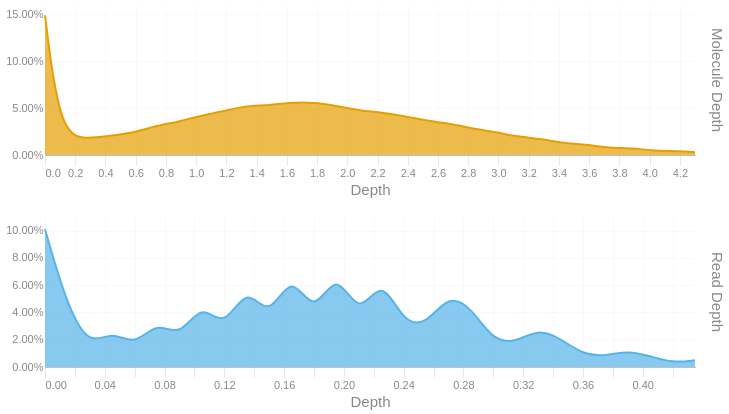

The cell this chart's notebook holds for it:
### Code cell
readdep = depth_hist(tb['Read Depth'], q99, 3)
readdep = readdep.with_columns(pl.lit('Read Depth').alias('Metric'))
if not SKIPLR:
    moldep = depth_hist(tb['Molecule Depth'], mol_q99, 1)
    moldep = moldep.with_columns(pl.lit('Molecule Depth').alias('Metric'))
    _hist = pl.concat([readdep, moldep])
    _hist = _hist.filter(pl.col('Proportion') != 0)
    with SafeRender(_hist):
        (
            alt.Chart(_hist)        
            .mark_area(interpolate = "basis")
            .encode(
                x=alt.X('Bin:Q').scale(domainMin=0).axis(alt.Axis(title='Depth')),
                y = alt.Y('Proportion:Q', title = None).axis(format = '.2%'),
                color = alt.Color('Metric:N').legend(None),
                row = alt.Row("Metric:N").header(title = None, labelOrient = 'right'),
                tooltip = [
                    alt.Tooltip("Metric:N", title = "Metric"),
                    alt.Tooltip('Interval:N', title = "Depth Interval"),
                    alt.Tooltip('Proportion:Q', title = "% Alignments").format('.2%')
                ]
            )
            .resolve_scale(x='independent', y='independent')
            .properties(
                height = 150, width = 650,
                usermeta={'embedOptions': {'downloadFileName': f'{samplename}.depth.hist'}}
            )
        ).display()
else:
    readdep = readdep.filter(pl.col('Proportion') != 0)
    with SafeRender(readdep):
        (
            alt.Chart(readdep)        
            .mark_area(interpolate = "basis")
            .encode(
                x=alt.X('Bin:Q').scale(domainMin=0).axis(alt.Axis(title='Depth')),
                y = alt.Y('Proportion:Q', title = None).axis(format = '.2%'),
                tooltip = [
                    alt.Tooltip('Interval:N', title = "Depth Interval"),
                    alt.Tooltip('Proportion:Q', title = "% Alignments").format('.2%')
                ]
            )
            .properties(
                usermeta={'embedOptions': {'downloadFileName': f'{samplename}.depth.hist'}}
            )
        ).display()

### Figure 1 — Vega-Lite specification as saved in the notebook (floating-point values rounded to 4 significant figures)
{"width": 650, "height": 150, "config": {"title": {"anchor": "start", "dy": -15, "fontSize": 18, "color": "#888888", "subtitleColor": "#888888", "subtitleFontSize": 14}, "arc": {"fill": "#0072B2"}, "axis": {"domainColor": "#888888", "domainWidth": 0.5, "gridWidth": 0.2, "grid": false, "titleFontWeight": 400, "titleFontSize": 15, "labelFontSize": 11, "labelColor": "#888888", "tickColor": "#888888", "tickWidth": 0.2, "titleColor": "#888888"}, "axisBand": {"grid": false}, "axisX": {"grid": true, "tickSize": 10, "domainCap": "round"}, "axisY": {"domain": false, "grid": true, "tickSize": 0, "domainCap": "round"}, "background": "transparent", "header": {"labelFontSize": 15, "labelColor": "#888888", "titleFontSize": 15, "titleFontWeight": 600, "titleColor": "#888888"}, "legend": {"labelFont": "sans-serif", "labelFontSize": 12, "labelColor": "#888888", "symbolSize": 100, "symbolType": "circle", "titleFontSize": 12, "titlePadding": 10, "titleColor": "#888888", "title": null}, "range": {"category": ["#E69F00", "#56B4E9", "#009E73", "#F0E442", "#0072B2", "#D55E00", "#CC79A7", "#000000"], "diverging": ["#cfe8f3", "#a2d4ec", "#73bfe2", "#46abdb", "#1696d2", "#12719e"]}, "area": {"fill": "#0072B2", "fillOpacity": 0.7, "line": true, "strokeOpacity": 0.7}, "line": {"color": "#0072B2", "stroke": "#0072B2", "strokeWidth": 2}, "trail": {"color": "#0072B2", "stroke": "#0072B2", "strokeWidth": 0, "size": 1}, "point": {"filled": true, "fillOpacity": 1.0, "size": 95}, "text": {"color": "#888888", "fontSize": 11, "align": "right", "fontWeight": 400, "size": 11}, "bar": {"fill": "#0072B2", "stroke": null}, "view": {"stroke": null, "continuousWidth": 660, "continuousHeight": 400}}, "data": {"name": "data-6ec628fc675d78980f2bd6aa5ae55efb"}, "mark": {"type": "area", "interpolate": "basis"}, "encoding": {"color": {"field": "Metric", "legend": null, "type": "nominal"}, "row": {"field": "Metric", "header": {"title": null, "labelOrient": "right"}, "type": "nominal"}, "tooltip": [{"field": "Metric", "title": "Metric", "type": "nominal"}, {"field": "Interval", "title": "Depth Interval", "type": "nominal"}, {"field": "Proportion", "format": ".2%", "title": "% Alignments", "type": "quantitative"}], "x": {"axis": {"title": "Depth"}, "field": "Bin", "scale": {"domainMin": 0}, "type": "quantitative"}, "y": {"axis": {"format": ".2%"}, "field": "Proportion", "title": null, "type": "quantitative"}}, "resolve": {"scale": {"x": "independent", "y": "independent"}}, "usermeta": {"embedOptions": {"downloadFileName": "TF26LRJL0095_50B_L_10484332_23Y22YLT4_L7.depth.hist"}}, "$schema": "https://vega.github.io/schema/vega-lite/v6.4.1.json", "datasets": {"data-6ec628fc675d78980f2bd6aa5ae55efb": [{"Bin": 0.0, "Interval": "0.0-0.015", "Proportion": 0.101, "Metric": "Read Depth"}, {"Bin": 0.015, "Interval": "0.015-0.03", "Proportion": 0.044, "Metric": "Read Depth"}, {"Bin": 0.03, "Interval": "0.03-0.045", "Proportion": 0.015, "Metric": "Read Depth"}, {"Bin": 0.045, "Interval": "0.045-0.06", "Proportion": 0.027, "Metric": "Read Depth"}, {"Bin": 0.06, "Interval": "0.06-0.075", "Proportion": 0.015, "Metric": "Read Depth"}, {"Bin": 0.075, "Interval": "0.075-0.09", "Proportion": 0.034, "Metric": "Read Depth"}, {"Bin": 0.09, "Interval": "0.09-0.105", "Proportion": 0.021, "Metric": "Read Depth"}, {"Bin": 0.105, "Interval": "0.105-0.12", "Proportion": 0.048, "Metric": "Read Depth"}, {"Bin": 0.12, "Interval": "0.12-0.135", "Proportion": 0.027, "Metric": "Read Depth"}, {"Bin": 0.135, "Interval": "0.135-0.15", "Proportion": 0.061, "Metric": "Read Depth"}, {"Bin": 0.15, "Interval": "0.15-0.165", "Proportion": 0.034, "Metric": "Read Depth"}, {"Bin": 0.165, "Interval": "0.165-0.18", "Proportion": 0.071, "Metric": "Read Depth"}, {"Bin": 0.18, "Interval": "0.18-0.195", "Proportion": 0.036, "Metric": "Read Depth"}, {"Bin": 0.195, "Interval": "0.195-0.21", "Proportion": 0.073, "Metric": "Read Depth"}, {"Bin": 0.21, "Interval": "0.21-0.225", "Proportion": 0.035, "Metric": "Read Depth"}, {"Bin": 0.225, "Interval": "0.225-0.24", "Proportion": 0.067, "Metric": "Read Depth"}, {"Bin": 0.24, "Interval": "0.24-0.255", "Proportion": 0.032, "Metric": "Read Depth"}, {"Bin": 0.255, "Interval": "0.255-0.27", "Proportion": 0.031, "Metric": "Read Depth"}, {"Bin": 0.27, "Interval": "0.27-0.285", "Proportion": 0.053, "Metric": "Read Depth"}, {"Bin": 0.285, "Interval": "0.285-0.3", "Proportion": 0.044, "Metric": "Read Depth"}, {"Bin": 0.3, "Interval": "0.3-0.315", "Proportion": 0.019, "Metric": "Read Depth"}, {"Bin": 0.315, "Interval": "0.315-0.33", "Proportion": 0.018, "Metric": "Read Depth"}, {"Bin": 0.33, "Interval": "0.33-0.345", "Proportion": 0.028, "Metric": "Read Depth"}, {"Bin": 0.345, "Interval": "0.345-0.36", "Proportion": 0.021, "Metric": "Read Depth"}, {"Bin": 0.36, "Interval": "0.36-0.375", "Proportion": 0.009, "Metric": "Read Depth"}, {"Bin": 0.375, "Interval": "0.375-0.39", "Proportion": 0.008, "Metric": "Read Depth"}, {"Bin": 0.39, "Interval": "0.39-0.405", "Proportion": 0.012, "Metric": "Read Depth"}, {"Bin": 0.405, "Interval": "0.405-0.42", "Proportion": 0.008, "Metric": "Read Depth"}, {"Bin": 0.42, "Interval": "0.42-0.435", "Proportion": 0.003, "Metric": "Read Depth"}, {"Bin": 0.435, "Interval": "0.435-0.45", "Proportion": 0.005, "Metric": "Read Depth"}, {"Bin": 0.0, "Interval": "0.0-0.1", "Proportion": 0.149, "Metric": "Molecule Depth"}, {"Bin": 0.1, "Interval": "0.1-0.3", "Proportion": 0.019, "Metric": "Molecule Depth"}, {"Bin": 0.3, "Interval": "0.3-0.4", "Proportion": 0.018, "Metric": "Molecule Depth"}, {"Bin": 0.4, "Interval": "0.4-0.6", "Proportion": 0.02, "Metric": "Molecule Depth"}, {"Bin": 0.6, "Interval": "0.6-0.7", "Proportion": 0.024, "Metric": "Molecule Depth"}, {"Bin": 0.7, "Interval": "0.7-0.9", "Proportion": 0.03, "Metric": "Molecule Depth"}, {"Bin": 0.9, "Interval": "0.9-1.0", "Proportion": 0.036, "Metric": "Molecule Depth"}, {"Bin": 1.0, "Interval": "1.0-1.2", "Proportion": 0.041, "Metric": "Molecule Depth"}, {"Bin": 1.2, "Interval": "1.2-1.3", "Proportion": 0.047, "Metric": "Molecule Depth"}, {"Bin": 1.3, "Interval": "1.3-1.5", "Proportion": 0.052, "Metric": "Molecule Depth"}, {"Bin": 1.5, "Interval": "1.5-1.6", "Proportion": 0.053, "Metric": "Molecule Depth"}, {"Bin": 1.6, "Interval": "1.6-1.8", "Proportion": 0.056, "Metric": "Molecule Depth"}, {"Bin": 1.8, "Interval": "1.8-1.9", "Proportion": 0.056, "Metric": "Molecule Depth"}, {"Bin": 1.9, "Interval": "1.9-2.1", "Proportion": 0.053, "Metric": "Molecule Depth"}, {"Bin": 2.1, "Interval": "2.1-2.2", "Proportion": 0.047, "Metric": "Molecule Depth"}, {"Bin": 2.2, "Interval": "2.2-2.4", "Proportion": 0.046, "Metric": "Molecule Depth"}, {"Bin": 2.4, "Interval": "2.4-2.5", "Proportion": 0.041, "Metric": "Molecule Depth"}, {"Bin": 2.5, "Interval": "2.5-2.7", "Proportion": 0.037, "Metric": "Molecule Depth"}, {"Bin": 2.7, "Interval": "2.7-2.8", "Proportion": 0.033, "Metric": "Molecule Depth"}, {"Bin": 2.8, "Interval": "2.8-3.0", "Proportion": 0.029, "Metric": "Molecule Depth"}, {"Bin": 3.0, "Interval": "3.0-3.1", "Proportion": 0.024, "Metric": "Molecule Depth"}, {"Bin": 3.1, "Interval": "3.1-3.3", "Proportion": 0.02, "Metric": "Molecule Depth"}, {"Bin": 3.3, "Interval": "3.3-3.4", "Proportion": 0.017, "Metric": "Molecule Depth"}, {"Bin": 3.4, "Interval": "3.4-3.6", "Proportion": 0.013, "Metric": "Molecule Depth"}, {"Bin": 3.6, "Interval": "3.6-3.7", "Proportion": 0.011, "Metric": "Molecule Depth"}, {"Bin": 3.7, "Interval": "3.7-3.9", "Proportion": 0.008, "Metric": "Molecule Depth"}, {"Bin": 3.9, "Interval": "3.9-4.0", "Proportion": 0.007, "Metric": "Molecule Depth"}, {"Bin": 4.0, "Interval": "4.0-4.2", "Proportion": 0.005, "Metric": "Molecule Depth"}, {"Bin": 4.2, "Interval": "4.2-4.3", "Proportion": 0.004, "Metric": "Molecule Depth"}, {"Bin": 4.3, "Interval": "4.3-4.48", "Proportion": 0.003, "Metric": "Molecule Depth"}]}}
